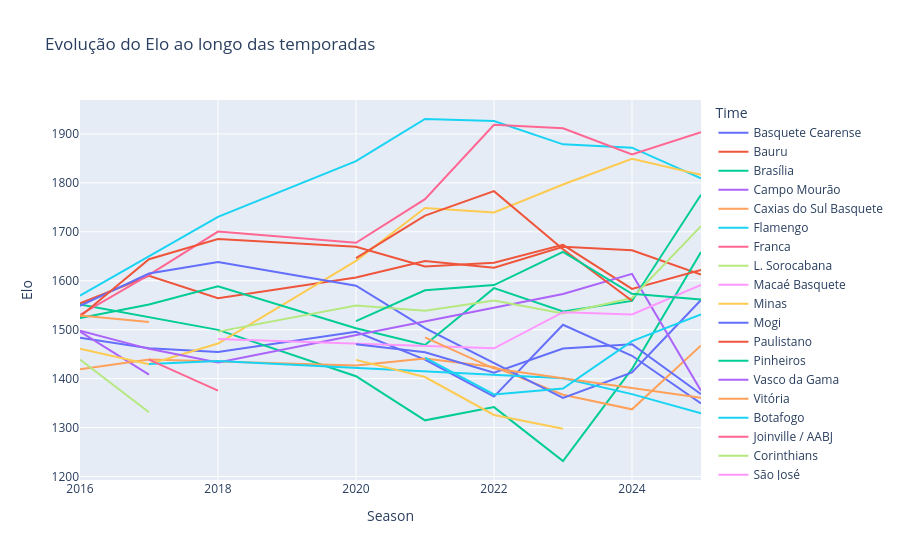

The code cell stored with this chart in its notebook:
### Code cell
eloXtempo = df_elo.groupby(['Season', 'Time'])['Elo'].mean().reset_index()  # Agrupa o DataFrame por temporada e time, mantendo o elo correspondente

plot = px.line(eloXtempo, x='Season', y='Elo', color='Time', title='Evolução do Elo ao longo das temporadas')  # Cria um gráfico de linha para visualizar a evolução do elo ao longo das temporadas
plot.show()

### Figure 1 — Plotly figure (JSON) as saved in the notebook; plotly's stock layout.template omitted (floating-point values rounded to 4 significant figures)
{"data": [{"hovertemplate": "Time=Basquete Cearense<br>Season=%{x}<br>Elo=%{y}<extra></extra>", "legendgroup": "Basquete Cearense", "line": {"color": "#636efa", "dash": "solid"}, "marker": {"symbol": "circle"}, "mode": "lines", "name": "Basquete Cearense", "orientation": "v", "showlegend": true, "type": "scatter", "x": [2016, 2017, 2018, 2020, 2021, 2022, 2023, 2024, 2025], "xaxis": "x", "y": [1484.0, 1462.0, 1455.0, 1496.0, 1439.0, 1363.0, 1510.0, 1447.0, 1349.0], "yaxis": "y"}, {"hovertemplate": "Time=Bauru<br>Season=%{x}<br>Elo=%{y}<extra></extra>", "legendgroup": "Bauru", "line": {"color": "#EF553B", "dash": "solid"}, "marker": {"symbol": "circle"}, "mode": "lines", "name": "Bauru", "orientation": "v", "showlegend": true, "type": "scatter", "x": [2016, 2017, 2018, 2020, 2021, 2022, 2023, 2024, 2025], "xaxis": "x", "y": [1554.0, 1610.0, 1565.0, 1607.0, 1640.0, 1627.0, 1670.0, 1662.0, 1613.0], "yaxis": "y"}, {"hovertemplate": "Time=Brasília<br>Season=%{x}<br>Elo=%{y}<extra></extra>", "legendgroup": "Brasília", "line": {"color": "#00cc96", "dash": "solid"}, "marker": {"symbol": "circle"}, "mode": "lines", "name": "Brasília", "orientation": "v", "showlegend": true, "type": "scatter", "x": [2016, 2018, 2020, 2021, 2022, 2023, 2024, 2025], "xaxis": "x", "y": [1552.0, 1500.0, 1405.0, 1315.0, 1342.0, 1232.0, 1420.0, 1659.0], "yaxis": "y"}, {"hovertemplate": "Time=Campo Mourão<br>Season=%{x}<br>Elo=%{y}<extra></extra>", "legendgroup": "Campo Mourão", "line": {"color": "#ab63fa", "dash": "solid"}, "marker": {"symbol": "circle"}, "mode": "lines", "name": "Campo Mourão", "orientation": "v", "showlegend": true, "type": "scatter", "x": [2016, 2017], "xaxis": "x", "y": [1496.0, 1408.0], "yaxis": "y"}, {"hovertemplate": "Time=Caxias do Sul Basquete<br>Season=%{x}<br>Elo=%{y}<extra></extra>", "legendgroup": "Caxias do Sul Basquete", "line": {"color": "#FFA15A", "dash": "solid"}, "marker": {"symbol": "circle"}, "mode": "lines", "name": "Caxias do Sul Basquete", "orientation": "v", "showlegend": true, "type": "scatter", "x": [2016, 2017, 2020, 2021, 2022, 2023, 2024, 2025], "xaxis": "x", "y": [1419.0, 1439.0, 1427.0, 1441.0, 1424.0, 1367.0, 1337.0, 1468.0], "yaxis": "y"}, {"hovertemplate": "Time=Flamengo<br>Season=%{x}<br>Elo=%{y}<extra></extra>", "legendgroup": "Flamengo", "line": {"color": "#19d3f3", "dash": "solid"}, "marker": {"symbol": "circle"}, "mode": "lines", "name": "Flamengo", "orientation": "v", "showlegend": true, "type": "scatter", "x": [2016, 2017, 2018, 2020, 2021, 2022, 2023, 2024, 2025], "xaxis": "x", "y": [1570.0, 1650.0, 1731.0, 1844.0, 1930.0, 1926.0, 1879.0, 1872.0, 1809.0], "yaxis": "y"}, {"hovertemplate": "Time=Franca<br>Season=%{x}<br>Elo=%{y}<extra></extra>", "legendgroup": "Franca", "line": {"color": "#FF6692", "dash": "solid"}, "marker": {"symbol": "circle"}, "mode": "lines", "name": "Franca", "orientation": "v", "showlegend": true, "type": "scatter", "x": [2016, 2017, 2018, 2020, 2021, 2022, 2023, 2024, 2025], "xaxis": "x", "y": [1530.0, 1612.0, 1700.0, 1677.0, 1767.0, 1919.0, 1911.0, 1858.0, 1903.0], "yaxis": "y"}, {"hovertemplate": "Time=L. Sorocabana<br>Season=%{x}<br>Elo=%{y}<extra></extra>", "legendgroup": "L. Sorocabana", "line": {"color": "#B6E880", "dash": "solid"}, "marker": {"symbol": "circle"}, "mode": "lines", "name": "L. Sorocabana", "orientation": "v", "showlegend": true, "type": "scatter", "x": [2016, 2017], "xaxis": "x", "y": [1439.0, 1331.0], "yaxis": "y"}, {"hovertemplate": "Time=Macaé Basquete<br>Season=%{x}<br>Elo=%{y}<extra></extra>", "legendgroup": "Macaé Basquete", "line": {"color": "#FF97FF", "dash": "solid"}, "marker": {"symbol": "circle"}, "mode": "lines", "name": "Macaé Basquete", "orientation": "v", "showlegend": true, "type": "scatter", "x": [2016], "xaxis": "x", "y": [1431.0], "yaxis": "y"}, {"hovertemplate": "Time=Minas<br>Season=%{x}<br>Elo=%{y}<extra></extra>", "legendgroup": "Minas", "line": {"color": "#FECB52", "dash": "solid"}, "marker": {"symbol": "circle"}, "mode": "lines", "name": "Minas", "orientation": "v", "showlegend": true, "type": "scatter", "x": [2016, 2017, 2018, 2020, 2021, 2022, 2023, 2024, 2025], "xaxis": "x", "y": [1461.0, 1430.0, 1472.0, 1641.0, 1749.0, 1739.0, 1797.0, 1849.0, 1817.0], "yaxis": "y"}, {"hovertemplate": "Time=Mogi<br>Season=%{x}<br>Elo=%{y}<extra></extra>", "legendgroup": "Mogi", "line": {"color": "#636efa", "dash": "solid"}, "marker": {"symbol": "circle"}, "mode": "lines", "name": "Mogi", "orientation": "v", "showlegend": true, "type": "scatter", "x": [2016, 2017, 2018, 2020, 2021, 2023, 2024, 2025], "xaxis": "x", "y": [1549.0, 1615.0, 1638.0, 1590.0, 1503.0, 1361.0, 1413.0, 1561.0], "yaxis": "y"}, {"hovertemplate": "Time=Paulistano<br>Season=%{x}<br>Elo=%{y}<extra></extra>", "legendgroup": "Paulistano", "line": {"color": "#EF553B", "dash": "solid"}, "marker": {"symbol": "circle"}, "mode": "lines", "name": "Paulistano", "orientation": "v", "showlegend": true, "type": "scatter", "x": [2016, 2017, 2018, 2020, 2021, 2022, 2023, 2024, 2025], "xaxis": "x", "y": [1527.0, 1644.0, 1685.0, 1669.0, 1629.0, 1637.0, 1673.0, 1583.0, 1622.0], "yaxis": "y"}, {"hovertemplate": "Time=Pinheiros<br>Season=%{x}<br>Elo=%{y}<extra></extra>", "legendgroup": "Pinheiros", "line": {"color": "#00cc96", "dash": "solid"}, "marker": {"symbol": "circle"}, "mode": "lines", "name": "Pinheiros", "orientation": "v", "showlegend": true, "type": "scatter", "x": [2016, 2017, 2018, 2020, 2021, 2022, 2023, 2024, 2025], "xaxis": "x", "y": [1524.0, 1552.0, 1589.0, 1503.0, 1469.0, 1585.0, 1537.0, 1559.0, 1776.0], "yaxis": "y"}, {"hovertemplate": "Time=Vasco da Gama<br>Season=%{x}<br>Elo=%{y}<extra></extra>", "legendgroup": "Vasco da Gama", "line": {"color": "#ab63fa", "dash": "solid"}, "marker": {"symbol": "circle"}, "mode": "lines", "name": "Vasco da Gama", "orientation": "v", "showlegend": true, "type": "scatter", "x": [2016, 2017, 2018, 2023, 2024, 2025], "xaxis": "x", "y": [1498.0, 1461.0, 1433.0, 1573.0, 1614.0, 1376.0], "yaxis": "y"}, {"hovertemplate": "Time=Vitória<br>Season=%{x}<br>Elo=%{y}<extra></extra>", "legendgroup": "Vitória", "line": {"color": "#FFA15A", "dash": "solid"}, "marker": {"symbol": "circle"}, "mode": "lines", "name": "Vitória", "orientation": "v", "showlegend": true, "type": "scatter", "x": [2016, 2017], "xaxis": "x", "y": [1529.0, 1516.0], "yaxis": "y"}, {"hovertemplate": "Time=Botafogo<br>Season=%{x}<br>Elo=%{y}<extra></extra>", "legendgroup": "Botafogo", "line": {"color": "#19d3f3", "dash": "solid"}, "marker": {"symbol": "circle"}, "mode": "lines", "name": "Botafogo", "orientation": "v", "showlegend": true, "type": "scatter", "x": [2017, 2018, 2023, 2024, 2025], "xaxis": "x", "y": [1430.0, 1436.0, 1401.0, 1368.0, 1329.0], "yaxis": "y"}, {"hovertemplate": "Time=Joinville / AABJ<br>Season=%{x}<br>Elo=%{y}<extra></extra>", "legendgroup": "Joinville / AABJ", "line": {"color": "#FF6692", "dash": "solid"}, "marker": {"symbol": "circle"}, "mode": "lines", "name": "Joinville / AABJ", "orientation": "v", "showlegend": true, "type": "scatter", "x": [2017, 2018], "xaxis": "x", "y": [1439.0, 1376.0], "yaxis": "y"}, {"hovertemplate": "Time=Corinthians<br>Season=%{x}<br>Elo=%{y}<extra></extra>", "legendgroup": "Corinthians", "line": {"color": "#B6E880", "dash": "solid"}, "marker": {"symbol": "circle"}, "mode": "lines", "name": "Corinthians", "orientation": "v", "showlegend": true, "type": "scatter", "x": [2018, 2020, 2021, 2022, 2023, 2024, 2025], "xaxis": "x", "y": [1496.0, 1549.0, 1539.0, 1560.0, 1533.0, 1565.0, 1712.0], "yaxis": "y"}, {"hovertemplate": "Time=São José<br>Season=%{x}<br>Elo=%{y}<extra></extra>", "legendgroup": "São José", "line": {"color": "#FF97FF", "dash": "solid"}, "marker": {"symbol": "circle"}, "mode": "lines", "name": "São José", "orientation": "v", "showlegend": true, "type": "scatter", "x": [2018, 2022, 2023, 2024, 2025], "xaxis": "x", "y": [1481.0, 1462.0, 1536.0, 1531.0, 1592.0], "yaxis": "y"}, {"hovertemplate": "Time=Cerrado Basquete<br>Season=%{x}<br>Elo=%{y}<extra></extra>", "legendgroup": "Cerrado Basquete", "line": {"color": "#FECB52", "dash": "solid"}, "marker": {"symbol": "circle"}, "mode": "lines", "name": "Cerrado Basquete", "orientation": "v", "showlegend": true, "type": "scatter", "x": [2020, 2021, 2022, 2023], "xaxis": "x", "y": [1438.0, 1403.0, 1326.0, 1298.0], "yaxis": "y"}, {"hovertemplate": "Time=Pato Basquete<br>Season=%{x}<br>Elo=%{y}<extra></extra>", "legendgroup": "Pato Basquete", "line": {"color": "#636efa", "dash": "solid"}, "marker": {"symbol": "circle"}, "mode": "lines", "name": "Pato Basquete", "orientation": "v", "showlegend": true, "type": "scatter", "x": [2020, 2021, 2022, 2023, 2024, 2025], "xaxis": "x", "y": [1470.0, 1454.0, 1412.0, 1462.0, 1470.0, 1368.0], "yaxis": "y"}, {"hovertemplate": "Time=São Paulo<br>Season=%{x}<br>Elo=%{y}<extra></extra>", "legendgroup": "São Paulo", "line": {"color": "#EF553B", "dash": "solid"}, "marker": {"symbol": "circle"}, "mode": "lines", "name": "São Paulo", "orientation": "v", "showlegend": true, "type": "scatter", "x": [2020, 2021, 2022, 2023, 2024], "xaxis": "x", "y": [1646.0, 1733.0, 1783.0, 1664.0, 1559.0], "yaxis": "y"}, {"hovertemplate": "Time=UNIFACISA<br>Season=%{x}<br>Elo=%{y}<extra></extra>", "legendgroup": "UNIFACISA", "line": {"color": "#00cc96", "dash": "solid"}, "marker": {"symbol": "circle"}, "mode": "lines", "name": "UNIFACISA", "orientation": "v", "showlegend": true, "type": "scatter", "x": [2020, 2021, 2022, 2023, 2024, 2025], "xaxis": "x", "y": [1518.0, 1580.0, 1591.0, 1659.0, 1573.0, 1562.0], "yaxis": "y"}, {"hovertemplate": "Time=VipTech CMB<br>Season=%{x}<br>Elo=%{y}<extra></extra>", "legendgroup": "VipTech CMB", "line": {"color": "#ab63fa", "dash": "solid"}, "marker": {"symbol": "circle"}, "mode": "lines", "name": "VipTech CMB", "orientation": "v", "showlegend": true, "type": "scatter", "x": [2020], "xaxis": "x", "y": [1422.0], "yaxis": "y"}, {"hovertemplate": "Time=Rio Claro<br>Season=%{x}<br>Elo=%{y}<extra></extra>", "legendgroup": "Rio Claro", "line": {"color": "#FFA15A", "dash": "solid"}, "marker": {"symbol": "circle"}, "mode": "lines", "name": "Rio Claro", "orientation": "v", "showlegend": true, "type": "scatter", "x": [2021, 2022, 2025], "xaxis": "x", "y": [1484.0, 1421.0, 1361.0], "yaxis": "y"}, {"hovertemplate": "Time=União Corinthians<br>Season=%{x}<br>Elo=%{y}<extra></extra>", "legendgroup": "União Corinthians", "line": {"color": "#19d3f3", "dash": "solid"}, "marker": {"symbol": "circle"}, "mode": "lines", "name": "União Corinthians", "orientation": "v", "showlegend": true, "type": "scatter", "x": [2021, 2022, 2023, 2024, 2025], "xaxis": "x", "y": [1443.0, 1368.0, 1380.0, 1477.0, 1531.0], "yaxis": "y"}, {"hovertemplate": "Time=Basket Osasco<br>Season=%{x}<br>Elo=%{y}<extra></extra>", "legendgroup": "Basket Osasco", "line": {"color": "#FF6692", "dash": "solid"}, "marker": {"symbol": "circle"}, "mode": "lines", "name": "Basket Osasco", "orientation": "v", "showlegend": true, "type": "scatter", "x": [2025], "xaxis": "x", "y": [1341.0], "yaxis": "y"}, {"hovertemplate": "Time=Cruzeiro<br>Season=%{x}<br>Elo=%{y}<extra></extra>", "legendgroup": "Cruzeiro", "line": {"color": "#B6E880", "dash": "solid"}, "marker": {"symbol": "circle"}, "mode": "lines", "name": "Cruzeiro", "orientation": "v", "showlegend": true, "type": "scatter", "x": [2025], "xaxis": "x", "y": [1424.0], "yaxis": "y"}], "layout": {"legend": {"title": {"text": "Time"}, "tracegroupgap": 0}, "title": {"text": "Evolução do Elo ao longo das temporadas"}, "xaxis": {"anchor": "y", "domain": [0, 1], "title": {"text": "Season"}}, "yaxis": {"anchor": "x", "domain": [0, 1], "title": {"text": "Elo"}}}}
